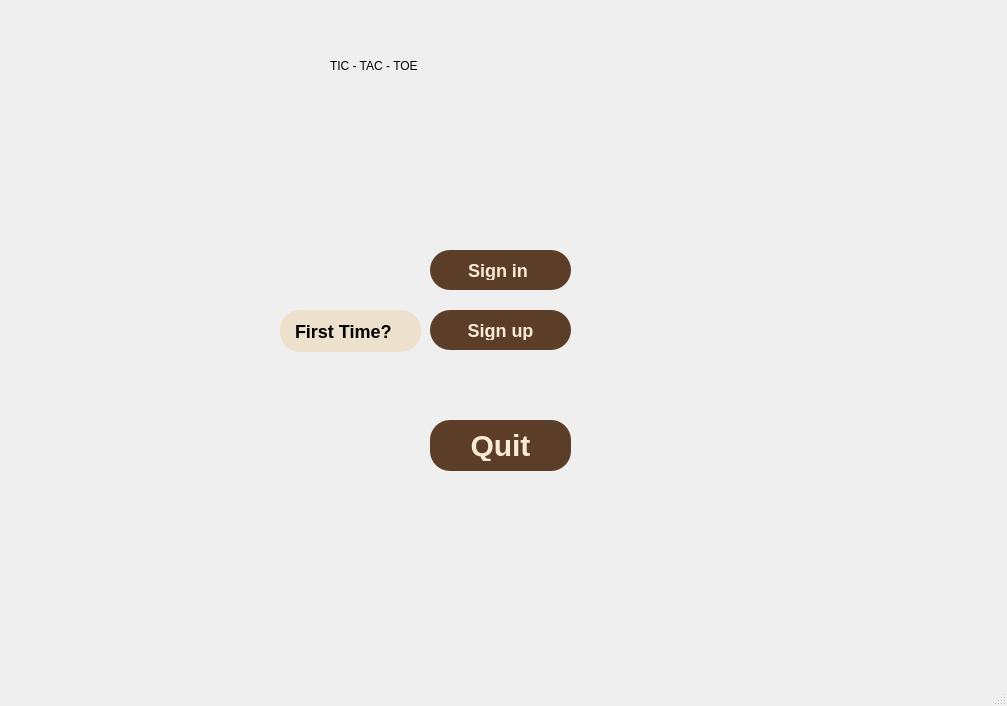
<?xml version="1.0" encoding="UTF-8"?>
<ui version="4.0">
 <class>MainWindow</class>
 <widget class="QMainWindow" name="MainWindow">
  <property name="geometry">
   <rect>
    <x>0</x>
    <y>0</y>
    <width>1007</width>
    <height>706</height>
   </rect>
  </property>
  <property name="windowTitle">
   <string>MainWindow</string>
  </property>
  <property name="styleSheet">
   <string notr="true">.MainWindow {
	
	border-image: url(:/res/CSS/f9090857-a77b-48ce-a267-c997b3b21055.png);
    opacity: 0.5; /* Adjust the opacity value as needed (0.0 to 1.0) /
    / Other background properties /
    background-size: cover; / Ensure the background image covers the entire element /
    background-position: center; / Center the background image /
    / Add more background properties as needed */
    background-repeat: no-repeat;
}
</string>
  </property>
  <widget class="QWidget" name="centralwidget">
   <widget class="QPushButton" name="Quit_PB">
    <property name="geometry">
     <rect>
      <x>430</x>
      <y>420</y>
      <width>141</width>
      <height>51</height>
     </rect>
    </property>
    <property name="styleSheet">
     <string notr="true">QWidget {
    background-color: #A0522D; /* Background color */
}

QLabel {
    color: #FAEBD7; /* Text color */
    font-size: 18px; /* Font size */
    font-weight: bold; /* Font weight */
    font-family: Arial, sans-serif; /* Font family */
    border-radius: 5px; /* No border for the label */
    padding: 10px; /* Padding */
    background-color:  #A0522D; /* Background color */
	qproperty-alignment: AlignCenter; /* Text alignment */
}

QPushButton {
    color: #FAEBD7; /* Text color */
    font-size: 30px; /* Font size */
    font-weight: bold; /* Font weight */
    font-family: Arial, sans-serif; /* Font family */
    border-radius: 20px; /* No border for the button */
    padding: 10px 20px; /* Padding */
    background-color: #5C3D28; /* Button background color */
}

QPushButton:hover {
    background-color: #C8A88E; /* Hover background color */

}

QPushButton:pressed
{
 color: #FAEBD7; /* Text color */
    background-color: #5C3D28 /* Button background color */
} </string>
    </property>
    <property name="text">
     <string>Quit</string>
    </property>
   </widget>
   <widget class="QLabel" name="label_3">
    <property name="geometry">
     <rect>
      <x>280</x>
      <y>310</y>
      <width>141</width>
      <height>42</height>
     </rect>
    </property>
    <property name="styleSheet">
     <string notr="true">QWidget {
    background-color: rgb(255, 0, 127); /* Background color */
}

QLabel {
    color: #000000; /* Text color */
    font-size: 18px; /* Font size */
    font-weight: bold; /* Font weight */
    font-family: Arial, sans-serif; /* Font family */
    border-radius: 20px; /* No border for the label */
    padding: 10px; /* Padding */
    background-color:  #EDE0CC; /* Background color */
	qproperty-alignment: AlignCenter; /* Text alignment */
}

QPushButton {
    color: black; /* Text color */
    font-size: 18px; /* Font size */
    font-weight: bold; /* Font weight */
    font-family: Arial, sans-serif; /* Font family */
    border-radius: 5px; /* No border for the button */
    padding: 10px 20px; /* Padding */
    background-color: #007bff; /* Button background color */
}

QPushButton:hover {
    background-color: #0056b3; /* Hover background color */
}
</string>
    </property>
    <property name="text">
     <string>First Time?</string>
    </property>
   </widget>
   <widget class="QPushButton" name="Sign_Up_PB">
    <property name="geometry">
     <rect>
      <x>430</x>
      <y>310</y>
      <width>141</width>
      <height>40</height>
     </rect>
    </property>
    <property name="styleSheet">
     <string notr="true">QWidget {
    background-color: #A0522D; /* Background color */
}

QLabel {
    color: #FAEBD7; /* Text color */
    font-size: 18px; /* Font size */
    font-weight: bold; /* Font weight */
    font-family: Arial, sans-serif; /* Font family */
    border-radius: 5px; /* No border for the label */
    padding: 10px; /* Padding */
    background-color:  #A0522D; /* Background color */
qproperty-alignment: AlignCenter; /* Text alignment */
}

QPushButton {
    color: #FAEBD7; /* Text color */
    font-size: 18px; /* Font size */
    font-weight: bold; /* Font weight */
    font-family: Arial, sans-serif; /* Font family */
    border-radius: 20px; /* No border for the button */
 border: 0.25px black;
    padding: 10px 20px; /* Padding */
    background-color: #5C3D28 /* Button background color */
}

QPushButton:hover {
    background-color: #C8A88E; /* Hover background color */

}

QPushButton:pressed
{
 color: #FAEBD7; /* Text color */
    background-color: #5C3D28 /* Button background color */
} </string>
    </property>
    <property name="text">
     <string>Sign up</string>
    </property>
   </widget>
   <widget class="QPushButton" name="Sign_In_PB">
    <property name="geometry">
     <rect>
      <x>430</x>
      <y>250</y>
      <width>141</width>
      <height>40</height>
     </rect>
    </property>
    <property name="styleSheet">
     <string notr="true">QWidget {
    background-color: #A0522D; /* Background color */
}

QLabel {
    color: #FAEBD7; /* Text color */
    font-size: 18px; /* Font size */
    font-weight: bold; /* Font weight */
    font-family: Arial, sans-serif; /* Font family */
    border-radius: 5px; /* No border for the label */
    padding: 10px; /* Padding */
    background-color:  #A0522D; /* Background color */
qproperty-alignment: AlignCenter; /* Text alignment */
}

QPushButton {
    color: #FAEBD7; /* Text color */
    font-size: 18px; /* Font size */
    font-weight: bold; /* Font weight */
    font-family: Arial, sans-serif; /* Font family */
    border-radius: 20px; /* No border for the button */
 border: 0.25px black;
    padding: 10px 20px; /* Padding */
    background-color: #5C3D28 /* Button background color */
}

QPushButton:hover {
    background-color: #C8A88E; /* Hover background color */

}

QPushButton:pressed
{
 color: #FAEBD7; /* Text color */
    background-color: #5C3D28 /* Button background color */
} </string>
    </property>
    <property name="text">
     <string>Sign in </string>
    </property>
   </widget>
   <widget class="QLabel" name="label_2">
    <property name="geometry">
     <rect>
      <x>330</x>
      <y>20</y>
      <width>441</width>
      <height>91</height>
     </rect>
    </property>
    <property name="styleSheet">
     <string notr="true">color: #5C3D28;
font: 700 36pt &quot;Segoe UI&quot;;
label {
colour:#ffffff;
}</string>
    </property>
    <property name="text">
     <string>TIC - TAC - TOE</string>
    </property>
   </widget>
  </widget>
  <widget class="QMenuBar" name="menubar">
   <property name="geometry">
    <rect>
     <x>0</x>
     <y>0</y>
     <width>1007</width>
     <height>29</height>
    </rect>
   </property>
  </widget>
  <widget class="QStatusBar" name="statusbar"/>
 </widget>
 <resources/>
 <connections>
  <connection>
   <sender>Quit_PB</sender>
   <signal>clicked()</signal>
   <receiver>MainWindow</receiver>
   <slot>close()</slot>
   <hints>
    <hint type="sourcelabel">
     <x>397</x>
     <y>540</y>
    </hint>
    <hint type="destinationlabel">
     <x>502</x>
     <y>553</y>
    </hint>
   </hints>
  </connection>
 </connections>
</ui>
